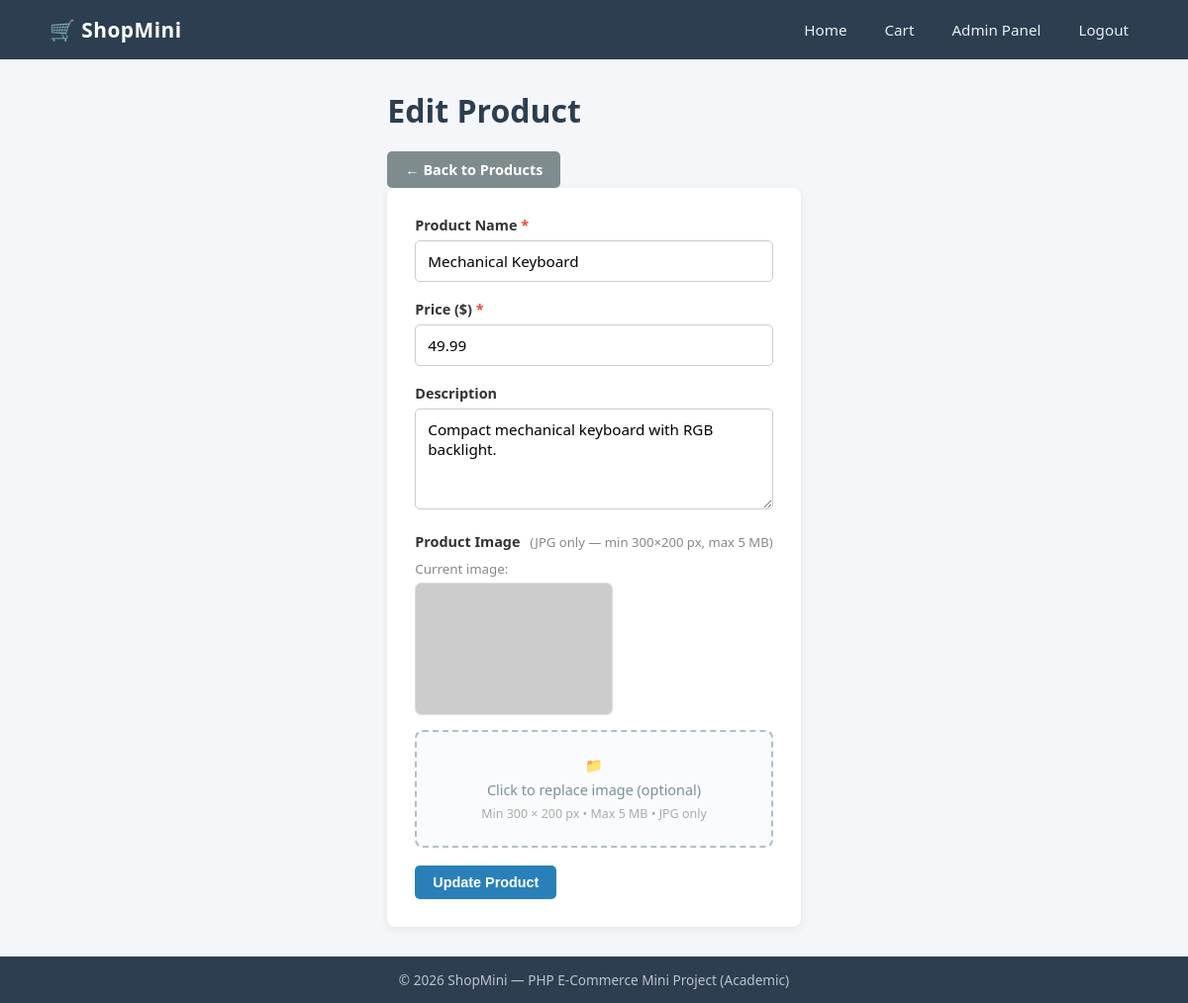
Screenshot of /admin/edit_product.php?id=2 (signed in) with the database file from the repository.
### tables this page shows
CREATE TABLE IF NOT EXISTS products (
    id          INT AUTO_INCREMENT PRIMARY KEY,
    name        VARCHAR(100)   NOT NULL,
    price       DECIMAL(10,2)  NOT NULL,
    description TEXT,
    image       VARCHAR(255),
    created_at  TIMESTAMP DEFAULT CURRENT_TIMESTAMP
);

### admin/edit_product.php (the view, shortened to what this page needs)
<?php
require_once '../config/db.php';
include '../includes/header.php';
$id = isset($_GET['id']) ? (int)$_GET['id'] : 0;
$product_result = mysqli_query($conn, "SELECT * FROM products WHERE id = $id LIMIT 1");
$product = mysqli_fetch_assoc($product_result);
?>
<div class="form-page">
    <h1>Edit Product</h1>
    <a href="/php-ecommerce-mini/admin/products.php" class="btn btn-secondary">← Back to Products</a>
    <form action="edit_product.php?id=<?php echo $id; ?>" method="POST" enctype="multipart/form-data" class="product-form">
        <div class="form-group">
            <label for="name">Product Name <span class="required">*</span></label>
            <input type="text" id="name" name="name" required
                   value="<?php echo htmlspecialchars($product['name']); ?>">
        </div>
        <div class="form-group">
            <label for="price">Price ($) <span class="required">*</span></label>
            <input type="number" id="price" name="price" step="0.01" min="0" required
                   value="<?php echo htmlspecialchars($product['price']); ?>">
        </div>
        <div class="form-group">
            <label for="description">Description</label>
            <textarea id="description" name="description" rows="4"><?php echo htmlspecialchars($product['description']); ?></textarea>
        </div>
        <div class="form-group">
            <label for="image">Product Image <span class="upload-hint">(JPG only &mdash; min 300&times;200 px, max 5 MB)</span></label>
            <?php if (!empty($product['image'])): ?>
                <div style="margin-bottom:10px;">
                    <small style="color:#888">Current image:</small><br>
                    <img src="<?php echo htmlspecialchars($product['image']); ?>"
                         alt="Current" style="max-width:200px; max-height:140px; border-radius:6px; margin-top:4px; border:1px solid #ddd;">
                </div>
            <?php endif; ?>
            <div class="upload-box" id="upload-box">
                <div class="upload-placeholder" id="upload-placeholder">
                    <span class="upload-icon">📁</span>
                    <span>Click to replace image (optional)</span>
                    <small>Min 300 × 200 px &bull; Max 5 MB &bull; JPG only</small>
                </div>
            </div>
        </div>
        <button type="submit" class="btn btn-primary">Update Product</button>
    </form>
</div>
<?php include '../includes/footer.php'; ?>

### assets/css/style.css (style rules this page uses)
*, *::before, *::after { box-sizing: border-box; margin: 0; padding: 0; }
body { font-family: 'Segoe UI', Arial, sans-serif; background: #f5f6fa; color: #333; min-height: 100vh; display: flex; flex-direction: column; }
a { color: inherit; text-decoration: none; }
.btn { display: inline-block; padding: 9px 18px; border: none; border-radius: 5px; cursor: pointer; font-size: 0.9rem; font-weight: 600; transition: opacity 0.2s, transform 0.1s; text-align: center; }
.btn-primary { background: #2980b9; color: #fff; }
.btn-secondary { background: #7f8c8d; color: #fff; }
.form-page { max-width: 600px; margin: 0 auto; }
.form-page h1 { margin-bottom: 20px; color: #2c3e50; }
.product-form { background: #fff; padding: 28px; border-radius: 8px; box-shadow: 0 2px 8px rgba(0, 0, 0, 0.08); }
.form-group { margin-bottom: 18px; }
.form-group label { display: block; font-weight: 600; margin-bottom: 6px; font-size: 0.9rem; }
.form-group input, .form-group textarea, .form-group select { width: 100%; padding: 10px 12px; border: 1px solid #ccc; border-radius: 5px; font-size: 0.95rem; font-family: inherit; transition: border-color 0.2s; }
.required { color: #e74c3c; }
.upload-hint { font-weight: 400; color: #888; font-size: 0.82rem; margin-left: 6px; }
.upload-box { border: 2px dashed #b0bec5; border-radius: 8px; padding: 24px 16px; text-align: center; cursor: pointer; background: #fafbfc; transition: border-color 0.2s, background 0.2s; position: relative; }
.upload-placeholder { display: flex; flex-direction: column; align-items: center; gap: 6px; color: #78909c; pointer-events: none; }
.upload-icon { font-size: 2rem; }
.upload-placeholder span { font-size: 0.9rem; }
.upload-placeholder small { font-size: 0.78rem; color: #aaa; }

### rows the page displays
products: name "Mechanical Keyboard", price "49.99", description "Compact mechanical keyboard with RGB backlight."
